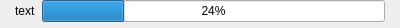
<?xml version="1.0" encoding="UTF-8"?>
<ui version="4.0">
 <class>TimedProgressBar</class>
 <widget class="QWidget" name="TimedProgressBar">
  <property name="geometry">
   <rect>
    <x>0</x>
    <y>0</y>
    <width>400</width>
    <height>23</height>
   </rect>
  </property>
  <property name="sizePolicy">
   <sizepolicy hsizetype="Expanding" vsizetype="Preferred">
    <horstretch>0</horstretch>
    <verstretch>0</verstretch>
   </sizepolicy>
  </property>
  <property name="windowTitle">
   <string>Form</string>
  </property>
  <layout class="QHBoxLayout" name="horizontalLayout" stretch="0,1">
   <property name="leftMargin">
    <number>15</number>
   </property>
   <property name="topMargin">
    <number>0</number>
   </property>
   <property name="rightMargin">
    <number>15</number>
   </property>
   <property name="bottomMargin">
    <number>6</number>
   </property>
   <item>
    <widget class="QLabel" name="label">
     <property name="text">
      <string>text</string>
     </property>
    </widget>
   </item>
   <item>
    <widget class="QProgressBar" name="progressBar">
     <property name="value">
      <number>24</number>
     </property>
    </widget>
   </item>
  </layout>
 </widget>
 <resources/>
 <connections/>
</ui>
